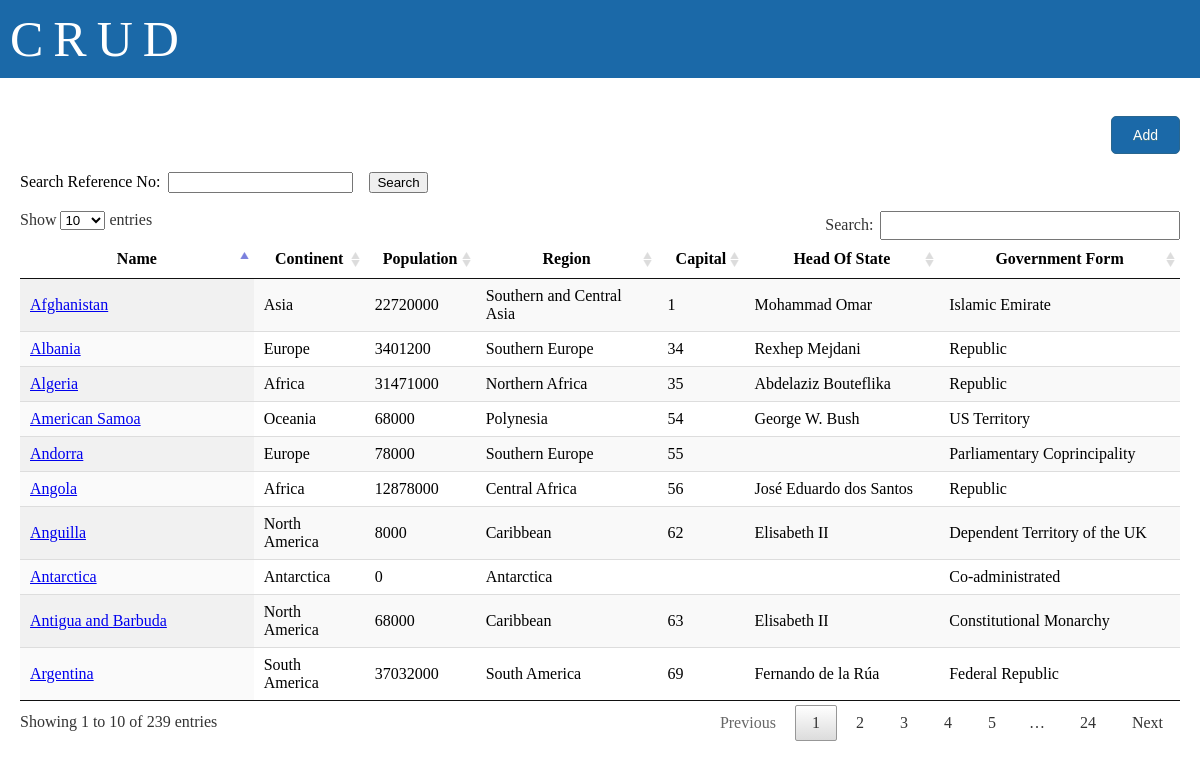
The page / on the database its author committed.
### tables this page shows
CREATE TABLE `country` (
  `Code` char(3) NOT NULL DEFAULT '',
  `Name` char(52) NOT NULL DEFAULT '',
  `Continent` enum('Asia','Europe','North America','Africa','Oceania','Antarctica','South America') NOT NULL DEFAULT 'Asia',
  `Region` char(26) NOT NULL DEFAULT '',
  `SurfaceArea` decimal(10,2) NOT NULL DEFAULT '0.00',
  `IndepYear` smallint(6) DEFAULT NULL,
  `Population` int(11) NOT NULL DEFAULT '0',
  `LifeExpectancy` decimal(3,1) DEFAULT NULL,
  `GNP` decimal(10,2) DEFAULT NULL,
  `GNPOld` decimal(10,2) DEFAULT NULL,
  `LocalName` char(45) NOT NULL DEFAULT '',
  `GovernmentForm` char(45) NOT NULL DEFAULT '',
  `HeadOfState` char(60) DEFAULT NULL,
  `Capital` int(11) DEFAULT NULL,
  `Code2` char(2) NOT NULL DEFAULT '',
  PRIMARY KEY (`Code`)
);

### index.php (the view, shortened to what this page needs)
<html>
<head>
	<?php  include('source/fancy.php'); ?>
	<link href = "css/jquery.dataTables.min.css" rel="stylesheet" type="text/css"/>
</head>
<body>
<div id = "header" >CRUD</div>
<br>
<div id = "container">
	<div align = "right"><a href = "add.php"  class="fancybox fancybox.iframe"><button class = "myButton">Add</button></a></div>	</br>
	<div align = "left">Search Reference No:&ensp;<input type = "textbox" id = "searchref">&ensp;&ensp;<button class = "">Search</button></div></br>
	<table id="example" class="display" cellspacing="0" width="100%">
		<thead>
			<tr style = "font-weight:bold;">
				<th>Name</th>
				<th>Continent</th>
				<th>Population</th>
				<th>Region</th>
				<th>Capital</th>
				<th>Head Of State</th>
				<th>Government Form</th>
			</tr>
		</thead>
		<tbody>
		<?php
		require_once('connection.php');
		$sql = "SELECT Code, Name, Continent, Population, Region, Capital, HeadOfState, GovernmentForm FROM country";
		$result = $conn->query($sql) or die($conn->error);
		while($row = $result->fetch_assoc()) {
			echo "<tr>
					<td><a href = 'update.php?code=".$row["Code"]."' class='fancybox fancybox.iframe'>" . $row["Name"]. "</a></td>
					<td>" . $row["Continent"]. "</td>
					<td>" . $row["Population"]. "</td>
					<td>" . $row["Region"]. "</td>
					<td>" . $row["Capital"]. "</td>
					<td>" . $row["HeadOfState"]. "</td>
					<td>" . $row["GovernmentForm"]. "</td>
				</tr>";
		}
		?>
		</tbody>
	</table>
</div>
</body>
</html>

### source/fancy.php (shortened to what this page needs)
<link rel="stylesheet" type="text/css" href="source/jquery.fancybox.css?v=2.1.1" media="screen" />
<link rel="stylesheet" type="text/css" href="source/helpers/jquery.fancybox-buttons.css?v=1.0.4" />
<link rel="stylesheet" type="text/css" href="source/helpers/jquery.fancybox-thumbs.css?v=1.0.7" />

### rows shown on the page
country: Name "Afghanistan", Continent "Asia", Population "22720000", Region "Southern and Central Asia", Capital "1", HeadOfState "Mohammad Omar", GovernmentForm "Islamic Emirate"
country: Name "Angola", Continent "Africa", Population "12878000", Region "Central Africa", Capital "56", HeadOfState "José Eduardo dos Santos", GovernmentForm "Republic"
country: Name "Anguilla", Continent "North America", Population "8000", Region "Caribbean", Capital "62", HeadOfState "Elisabeth II", GovernmentForm "Dependent Territory of the UK"
country: Name "Albania", Continent "Europe", Population "3401200", Region "Southern Europe", Capital "34", HeadOfState "Rexhep Mejdani", GovernmentForm "Republic"
country: Name "Andorra", Continent "Europe", Population "78000", Region "Southern Europe", Capital "55", GovernmentForm "Parliamentary Coprincipality"
country: Name "Argentina", Continent "South America", Population "37032000", Region "South America", Capital "69", HeadOfState "Fernando de la Rúa", GovernmentForm "Federal Republic"
country: Name "American Samoa", Continent "Oceania", Population "68000", Region "Polynesia", Capital "54", HeadOfState "George W. Bush", GovernmentForm "US Territory"
country: Name "Antarctica", Continent "Antarctica", Population "0", Region "Antarctica", GovernmentForm "Co-administrated"
country: Name "Antigua and Barbuda", Continent "North America", Population "68000", Region "Caribbean", Capital "63", HeadOfState "Elisabeth II", GovernmentForm "Constitutional Monarchy"
country: Name "Algeria", Continent "Africa", Population "31471000", Region "Northern Africa", Capital "35", HeadOfState "Abdelaziz Bouteflika", GovernmentForm "Republic"
